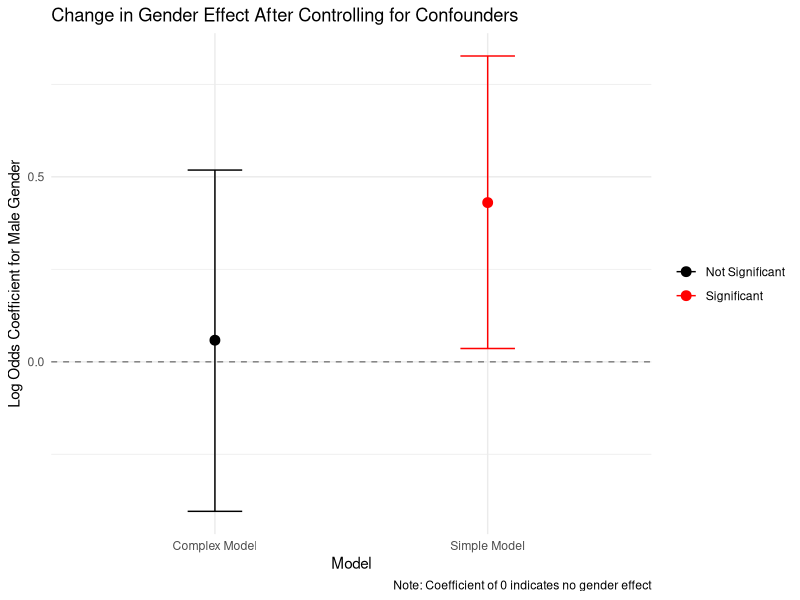
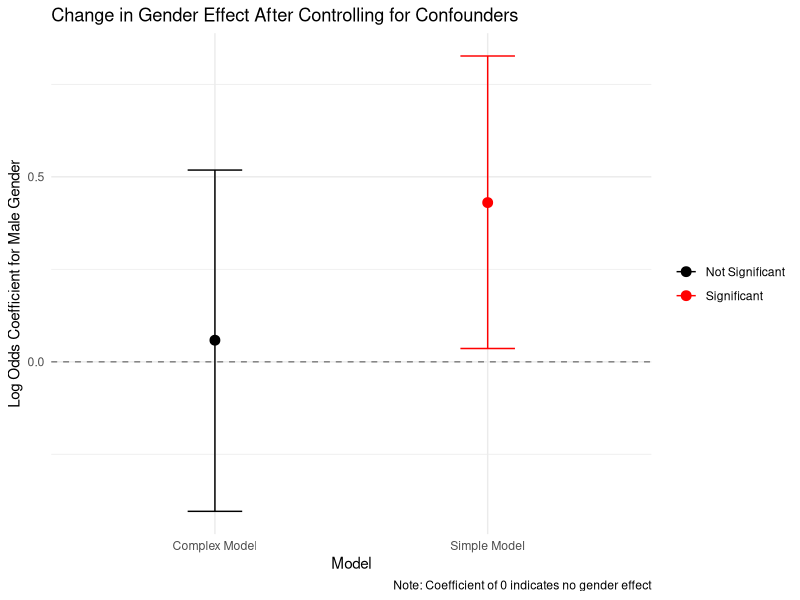

The R source for these figures, in order:
## ---- chunk 1
knitr::opts_chunk$set(echo = TRUE)
knitr::opts_chunk$set(message=FALSE)

library(dplyr)
library(readr)
library(tidyr)
library(ggplot2)

set.seed(557)

## ---- chunk 2

salary_data <- read.table("salary.txt", header = TRUE)
# cat("Initial dataset dimensions:", dim(salary_data)[1], "rows")

n_professors <- length(unique(salary_data$id))
# cat("\nNumber of unique professors (IDs):", n_professors, "\n")

# Find professors by IDs that were Assistant at some point
assistant_ids <- salary_data %>%
  filter(rank == "Assist") %>%
  pull(id) %>%
  unique()
# cat("\nNumber of professors who were Assistant at some point:", length(assistant_ids), "\n")

# Filter the data to keep all rows for professors who were Assistant at some point
filtered_data <- salary_data %>%
  filter(id %in% assistant_ids)

# cat("\nGender distribution (unique professors):\n")
gender_distribution_o <- salary_data %>%
  select(id, sex) %>%
  distinct() %>%
  group_by(sex) %>%
  summarise(count = n()) %>%
  mutate(percentage = count / sum(count) * 100)
# print(gender_distribution_o)

# cat("\nGender distribution (unique professors):\n")
gender_distribution_f <- filtered_data %>%
  select(id, sex) %>%
  distinct() %>%
  group_by(sex) %>%
  summarise(count = n()) %>%
  mutate(percentage = count / sum(count) * 100)
# print(gender_distribution_f)
## ---- chunk 3
# Find IDs of professors who were Associates at some point
associate_ids <- filtered_data %>%
  filter(rank == "Assoc") %>%
  pull(id) %>%
  unique()

# cat("Number of professors who were Associates at some point:", length(associate_ids), "\n")

# Filter to keep only those professors (but keep all their rows)
associate_data <- filtered_data %>%
  filter(id %in% associate_ids)

# Gender distribution of the Associate professors
gender_distribution_associate <- associate_data %>%
  select(id, sex) %>%
  distinct() %>%
  group_by(sex) %>%
  summarise(count = n()) %>%
  mutate(percentage = count / sum(count) * 100)

# cat("\nGender distribution of professors who became Associates:\n")
# print(gender_distribution_associate)


## ---- chunk 4

promotion_years <- associate_data %>%
  group_by(id) %>%
  summarize(
    # First year as Associate
    first_assoc_year = min(year[rank == "Assoc"], na.rm = TRUE),
    
    # First year as Full (if applicable)
    first_full_year = min(year[rank == "Full"], na.rm = TRUE),

    # Check if they were ever promoted to Full
    promoted_to_full = any(rank == "Full"),
    
    # Count the number of years as Associate
    years_as_assoc = sum(rank == "Assoc", na.rm = TRUE),

    # Get gender (assuming it will be the same for all records of an ID)
    sex = first(sex)
  ) %>%
  # Replace infinite values with NA for professors who never became Full
  mutate(
    first_full_year = if_else(is.infinite(first_full_year), NA_real_, first_full_year)
  )

# Calculate the years it took to be promoted from Associate to Full
promotion_years <- promotion_years %>%
  mutate(
    # Calculate years from Associate to Full
    assoc_to_full = if_else(promoted_to_full, 
                           first_full_year - first_assoc_year,
                           NA_real_)
  )

# Calculate promotion time statistics by gender
promotion_time_by_gender <- promotion_years %>%
  filter(!is.na(assoc_to_full)) %>%
  group_by(sex) %>%
  summarize(
    n = n(),
    mean_years = mean(assoc_to_full),
    median_years = median(assoc_to_full),
    min_years = min(assoc_to_full),
    max_years = max(assoc_to_full),
    standard_deviation = sd(assoc_to_full)
  )

print(promotion_time_by_gender)

# Merge the promotion time back to the original data
lookup_table <- promotion_years %>%
  select(id, assoc_to_full, first_assoc_year, first_full_year, promoted_to_full, years_as_assoc)

associate_data_with_time <- associate_data %>%
  left_join(lookup_table, by = "id")

# Create a professor-level dataset with the requested variables
professor_summary_all <- associate_data_with_time %>%
  # Group by professor ID
  group_by(id) %>%
  # Keep first observation of each variable (they should be consistent within ID)
  summarize(
    sex = first(sex),
    deg = first(deg),
    yrdeg = first(yrdeg),
    field = first(field),
    startyr = first(startyr),
    first_assoc_year = first(first_assoc_year),
    assoc_to_full = first(assoc_to_full),
    first_full_year = first(first_full_year),
    promoted_to_full = first(promoted_to_full),
    years_as_assoc = first(years_as_assoc)
  )

# Filter out professors who spent less than 4 years as Associate
professor_summary <- professor_summary_all %>%
  filter(years_as_assoc >= 4)

## ---- chunk 5
# Set female as the reference level
professor_summary$sex <- factor(professor_summary$sex, levels = c("F", "M"))

# Run simple logistic regression
simple_model <- glm(promoted_to_full ~ sex, 
            data = professor_summary, 
            family = binomial(link = "logit"))

# summary(simple_model)
## ---- chunk 6
# Ensure categorical variables are properly coded as factors
professor_summary$sex <- factor(professor_summary$sex, levels = c("F", "M"))
professor_summary$deg <- factor(professor_summary$deg)
professor_summary$field <- factor(professor_summary$field)

complex_model <- glm(promoted_to_full ~ sex + deg + yrdeg + field + startyr + first_assoc_year, 
                    data = professor_summary, 
                    family = binomial(link = "logit"))
# summary(complex_model)
## ---- chunk 7

gender_simple <- coef(simple_model)["sexM"]
gender_complex <- coef(complex_model)["sexM"]

odds_ratio_simple <- exp(gender_simple)
odds_ratio_complex <- exp(gender_complex)

ci_simple <- exp(confint(simple_model)["sexM", ])
ci_complex <- exp(confint(complex_model)["sexM", ])

change_absolute <- gender_complex - gender_simple
change_percent <- (gender_complex - gender_simple) / gender_simple * 100

# Create a summary of the comparison
cat("Comparison of Gender Effect Between Models\n")

#cat("Simple Model (Gender Only):\n")
#cat("  Coefficient:", round(gender_simple, 4), "\n")
#cat("  Odds Ratio:", round(odds_ratio_simple, 4), "\n")
#cat("  95% CI:", round(ci_simple[1], 4), "to", round(ci_simple[2], 4), "\n")
#cat("  p-value:", round(summary(simple_model)$coefficients["sexM", "Pr(>|z|)"], 4), "\n\n")

#cat("Complex Model (With Confounders):\n")
#cat("  Coefficient:", round(gender_complex, 4), "\n")
#cat("  Odds Ratio:", round(odds_ratio_complex, 4), "\n")
#cat("  95% CI:", round(ci_complex[1], 4), "to", round(ci_complex[2], 4), "\n")
#cat("  p-value:", round(summary(complex_model)$coefficients["sexM", "Pr(>|z|)"], 4), "\n\n")

#cat("Change in Gender Effect:\n")
#cat("  Absolute change in coefficient:", round(change_absolute, 4), "\n")
#cat("  Percent change:", round(change_percent, 1), "%\n\n")

model_comparison <- anova(simple_model, complex_model, test = "Chisq")
#cat("Model Comparison (ANOVA):\n")
#print(model_comparison)

plot_data <- data.frame(
  Model = c("Simple Model", "Complex Model"),
  Coefficient = c(gender_simple, gender_complex),
  LowerCI = c(log(ci_simple[1]), log(ci_complex[1])),
  UpperCI = c(log(ci_simple[2]), log(ci_complex[2])),
  Significant = c(
    summary(simple_model)$coefficients["sexM", "Pr(>|z|)"] < 0.05,
    summary(complex_model)$coefficients["sexM", "Pr(>|z|)"] < 0.05
  )
)

# Plot the gender coefficients with confidence intervals
ggplot(plot_data, aes(x = Model, y = Coefficient, color = Significant)) +
  geom_point(size = 3) +
  geom_errorbar(aes(ymin = LowerCI, ymax = UpperCI), width = 0.2) +
  geom_hline(yintercept = 0, linetype = "dashed", color = "gray50") +
  labs(
    title = "Change in Gender Effect After Controlling for Confounders",
    y = "Log Odds Coefficient for Male Gender",
    caption = "Note: Coefficient of 0 indicates no gender effect"
  ) +
  scale_color_manual(values = c("black", "red"), 
                     labels = c("Not Significant", "Significant")) +
  theme_minimal() +
  theme(legend.title = element_blank())

ggsave("gender_effect_comparison.png", width = 8, height = 6)
